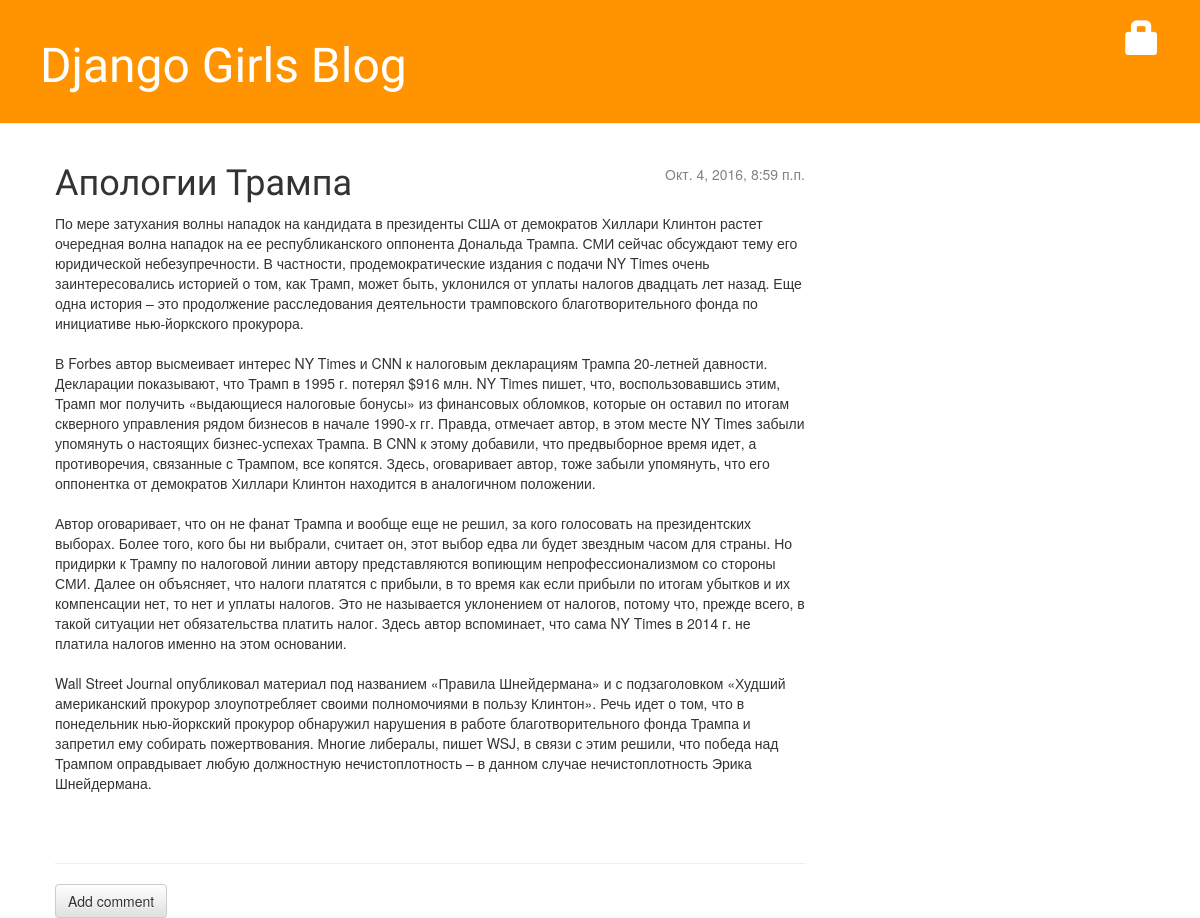
The app's page /post/2/, older data.
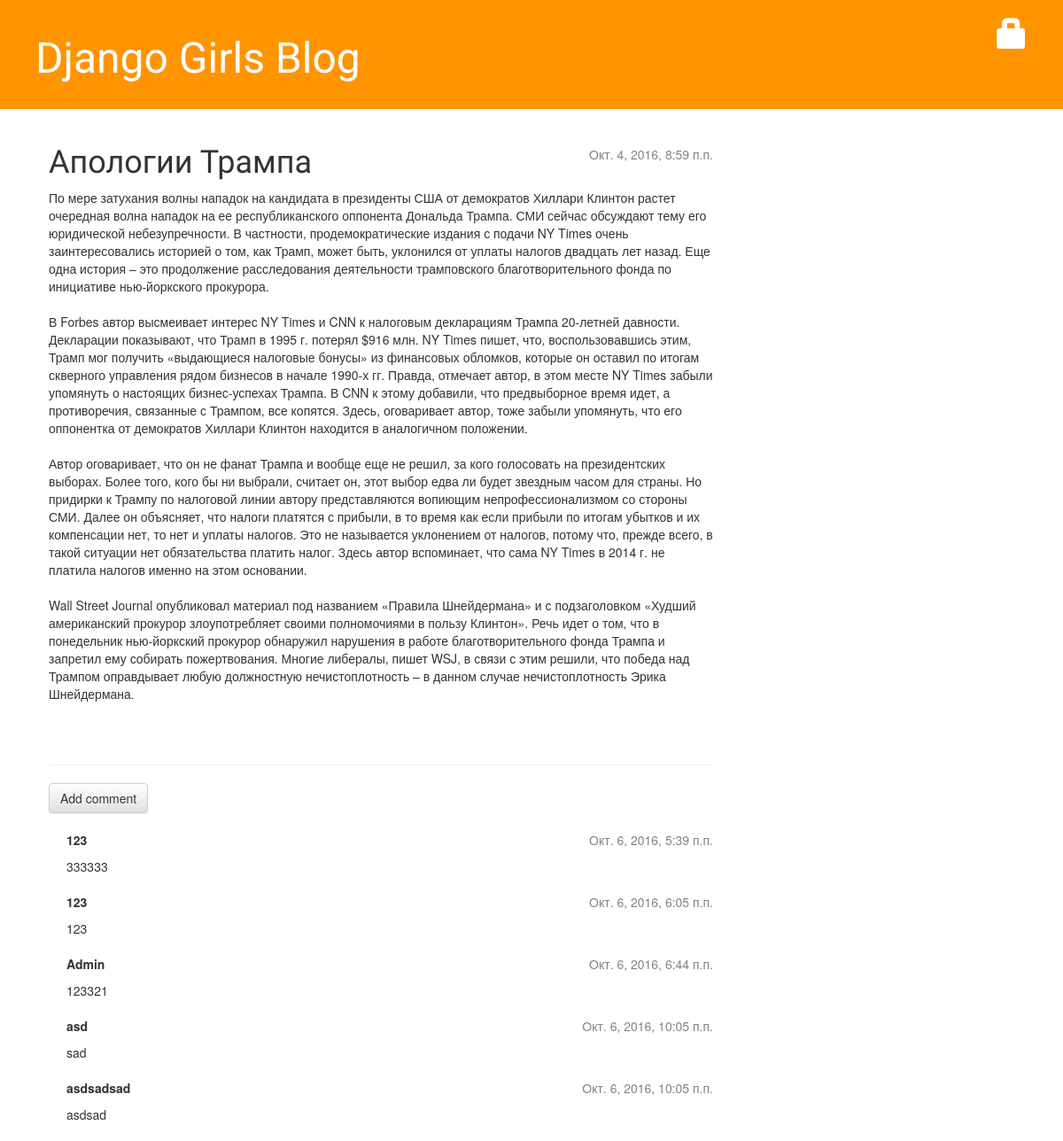
The same page, newer data.
### blog/models.py (models this page shows, shortened)
class Comment(models.Model):
    post = models.ForeignKey('blog.Post', related_name='comments')
    author = models.CharField(max_length=200)
    text = models.TextField()
    created_date = models.DateTimeField(default=timezone.now)
    approved_comment = models.BooleanField(default=False)

### blog/views.py (the view)
# urls.py: url(r'^post/(?P<pk>[0-9]+)/$', views.post_detail, name='post_detail'),
def post_detail(request, pk):
    post = get_object_or_404(Post, pk=pk)
    return render(request, 'blog/post_detail.html', {'post': post})

### blog/templates/blog/post_detail.html (shortened to what this page needs)
{% extends 'blog/base.html' %}
{% block content %}
    <div class="post">
        {% if post.published_date %}
            <div class="date">
                {{ post.published_date }}
            </div>
        {% else %}
            <a class="btn btn-default" href="{% url 'post_publish' pk=post.pk %}">Publish</a>
            <a class="btn btn-default" href="{% url 'post_remove' pk=post.pk %}"><span class="glyphicon glyphicon-remove"></span></a>
        {% endif %}
        <h1>{{ post.title }}</h1>
        <p>{{ post.text|linebreaksbr }}</p>
    </div>
<hr>
<a class="btn btn-default" href="{% url 'add_comment_to_post' pk=post.pk %}">Add comment</a>
{% for comment in post.comments.all %}
    {% if user.is_authenticated or comment.approved_comment %}
    <div class="comment">
        <div class="date">{{ comment.created_date }}
        </div>
        <strong>{{ comment.author }}</strong>
        <p>{{ comment.text|linebreaks }}</p>
    </div>
    {% endif %}
{% empty %}
    <p>No comments here yet :(</p>
{% endfor %}
{% endblock %}

Row changes from the older to the newer data that the page shows:
now on this page (row edited): Comment: created_date "Окт. 6, 2016, 5:39 п.п.", author "123", text "333333"
now on this page (row edited): Comment: created_date "Окт. 6, 2016, 6:05 п.п.", author "123", text "123"
added Comment: created_date "Окт. 6, 2016, 6:44 п.п.", author "Admin", text "123321"
added Comment: created_date "Окт. 6, 2016, 10:05 п.п.", author "asd", text "sad"
added Comment: created_date "Окт. 6, 2016, 10:05 п.п.", author "asdsadsad", text "asdsad"
